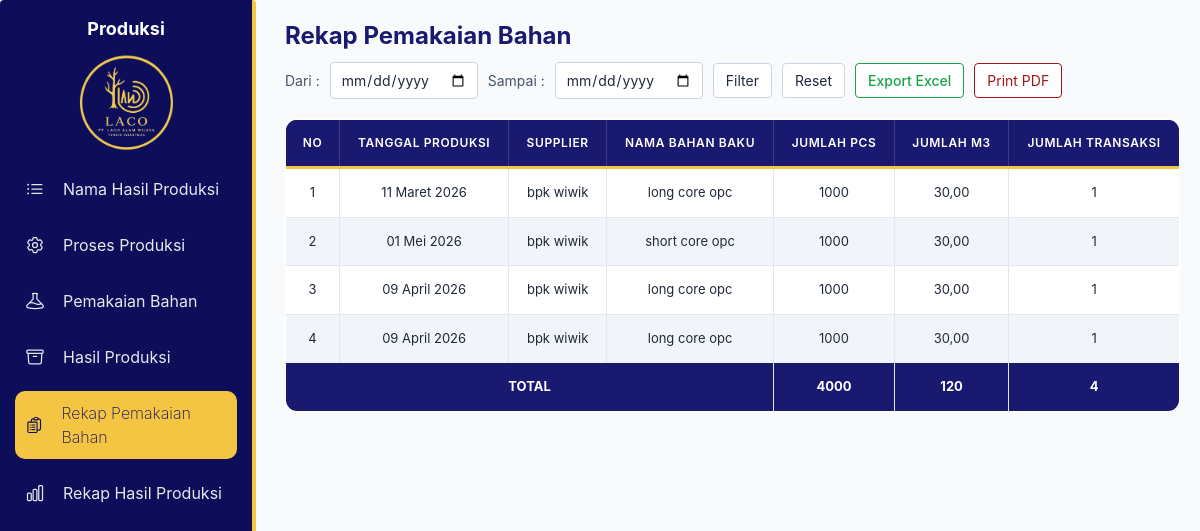
The app's page /rekap-pemakaian-bahan/, older data.
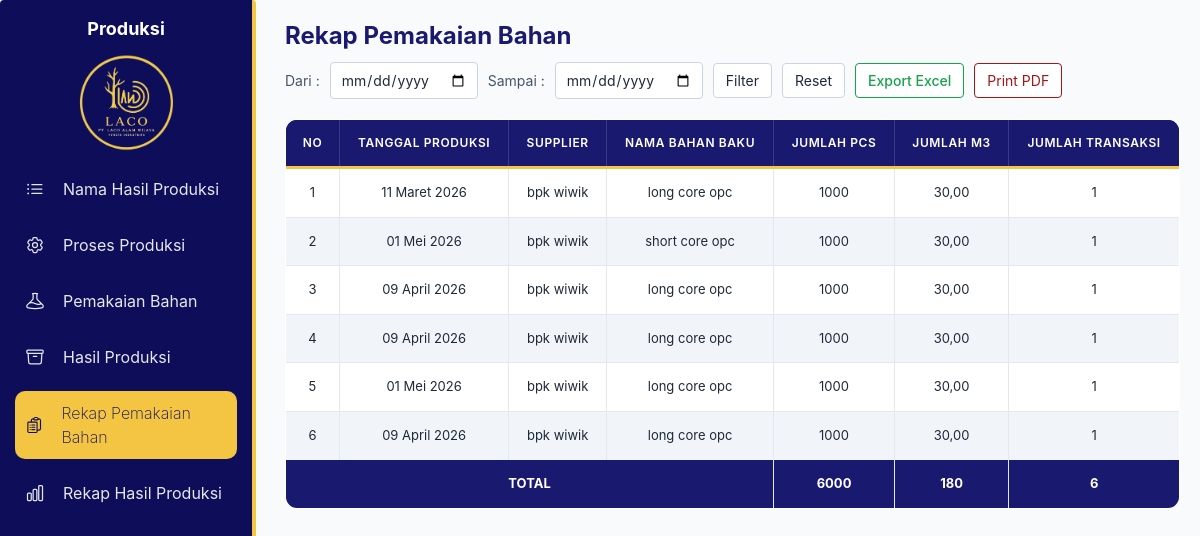
The same page, newer data.
### core/models.py (models this page shows, shortened)
class PemakaianBahanBaku(models.Model):
    proses_produksi = models.ForeignKey(ProsesProduksi, on_delete=models.CASCADE)
    bahan_baku_masuk = models.ForeignKey(BahanBakuMasuk, on_delete=models.CASCADE)
    jumlah_pcs = models.PositiveIntegerField(default=0)
    jumlah_m3 = models.DecimalField(max_digits=10, decimal_places=2, default=0)

class ProsesProduksi(models.Model):
    tanggal_produksi = models.DateField(default=timezone.now)
    keterangan = models.TextField(blank=True)

class BahanBakuMasuk(models.Model):
    bahan_baku = models.ForeignKey(
        'BahanBaku',
        on_delete=models.CASCADE
    )
    supplier = models.ForeignKey(
        'Supplier',
        on_delete=models.CASCADE
    )
    tanggal_masuk = models.DateField(default=timezone.now)
    jumlah_pcs = models.PositiveIntegerField(default=0)
    jumlah_m3 = models.DecimalField(max_digits=10, decimal_places=2, default=0)
    sisa_pcs = models.PositiveIntegerField(default=0)
    sisa_m3 = models.DecimalField(max_digits=10, decimal_places=2, default=0)
    harga_satuan = models.DecimalField(max_digits=15, decimal_places=2)
    class Meta:
        ordering = ['tanggal_masuk']

class Supplier(models.Model):
    nama_supplier = models.CharField(max_length=100)
    alamat = models.TextField()
    kontak = models.CharField(max_length=50)
    def __str__(self):
        return self.nama_supplier

class BahanBaku(models.Model):
    nama_bahan = models.CharField(max_length=100)
    def __str__(self):
        return self.nama_bahan

### core/views.py (the view)
# urls.py: path('rekap-pemakaian-bahan/',views.rekap_pemakaian_bahan,name='rekap_pemakaian_bahan'),
def rekap_pemakaian_bahan(request):
    data = PemakaianBahanBaku.objects.select_related(
        'bahan_baku_masuk',
        'bahan_baku_masuk__supplier',
        'bahan_baku_masuk__bahan_baku'
    )
    start = request.GET.get('start')
    end = request.GET.get('end')
    if start and end:
        data = data.filter(
            proses_produksi__tanggal_produksi__range=[start, end]
        )
    total_pcs = data.aggregate(total=Sum('jumlah_pcs'))['total'] or 0
    total_m3 = data.aggregate(total=Sum('jumlah_m3'))['total'] or 0
    total_transaksi = data.count()
    context = {
        'data': data,
        'total_pcs': total_pcs,
        'total_m3': total_m3,
        'total_transaksi': total_transaksi
    }
    return render(request, 'produksi/rekap_pemakaian_bahan.html', context)

### core/templates/produksi/rekap_pemakaian_bahan.html (shortened to what this page needs)
{% load static %}
<!DOCTYPE html>
<html>
<head>
    <script src="https://cdn.tailwindcss.com"></script>
    <link rel="stylesheet" href="{% static 'css/produksi.css' %}">
</head>
<body class="bg-gray-50 flex h-screen overflow-hidden text-gray-800">
    {% include 'parts/sidebar_produksi.html' %}
    <main class="flex-1 flex flex-col h-full overflow-hidden">
    <div class="content">
        <h2 class="text-2xl font-bold text-[#191970]" style="margin-bottom: 10px;">Rekap Pemakaian Bahan</h2>
        <div class="filter-container">
            <form method="get" class="filter-form" style="margin-bottom: 20px;">
                Dari :
                <input type="date" name="start" value="{{ request.GET.start }}">
                Sampai :
                <input type="date" name="end" value="{{ request.GET.end }}">
                <button type="submit" class="btn-filter">Filter</button>
                <a href="{% url 'rekap_pemakaian_bahan' %}">
                    <button type="button" class="btn-reset">Reset</button>
                </a>
                <button type="button" onclick="exportExcel()" class="btn-export">Export Excel</button>
                <button type="button" class="btn-print" onclick="printPDF()">Print PDF</button>
            </form>
        </div>
        <table id="rekapTable">
            <thead>
                <tr>
                    <th>No</th>
                    <th>Tanggal Produksi</th>
                    <th>Supplier</th>
                    <th>Nama Bahan Baku</th>
                    <th>Jumlah PCS</th>
                    <th>Jumlah M3</th>
                    <th>Jumlah Transaksi</th>
                </tr>
            </thead>
            <tbody>
                {% for d in data %}
                <tr>
                    <td>{{ forloop.counter }}</td>
                    <td>{{ d.proses_produksi.tanggal_produksi|date:"d F Y" }}</td>
                    <td>{{ d.bahan_baku_masuk.supplier }}</td>
                    <td>{{ d.bahan_baku_masuk.bahan_baku }}</td>
                    <td>{{ d.jumlah_pcs }}</td>
                    <td>{{ d.jumlah_m3 }}</td>
                    <td>1</td>
                </tr>
                {% empty %}
                <tr>
                    <td colspan="7">Data tidak ditemukan</td>
                </tr>
                {% endfor %}
            </tbody>
            <tfoot>
                <tr class="total-row">
                    <td colspan="4">TOTAL</td>
                    <td>{{ total_pcs }}</td>
                    <td>{{ total_m3 }}</td>
                    <td>{{ total_transaksi }}</td>
                </tr>
            </tfoot>
        </table>
    </div>
        </main>
</body>
</html>

Row changes from the older to the newer data that the page shows:
added PemakaianBahanBaku: proses_produksi.tanggal_produksi "01 Mei 2026", bahan_baku_masuk.supplier "bpk wiwik", bahan_baku_masuk.bahan_baku "long core opc", jumlah_pcs "1000", jumlah_m3 "30,00"
added PemakaianBahanBaku: proses_produksi.tanggal_produksi "09 April 2026", bahan_baku_masuk.supplier "bpk wiwik", bahan_baku_masuk.bahan_baku "long core opc", jumlah_pcs "1000", jumlah_m3 "30,00"
Text that changed along with them:
{{ total_pcs }}: "4000" → "6000"
{{ total_m3 }}: "120" → "180"
{{ total_transaksi }}: "4" → "6"
